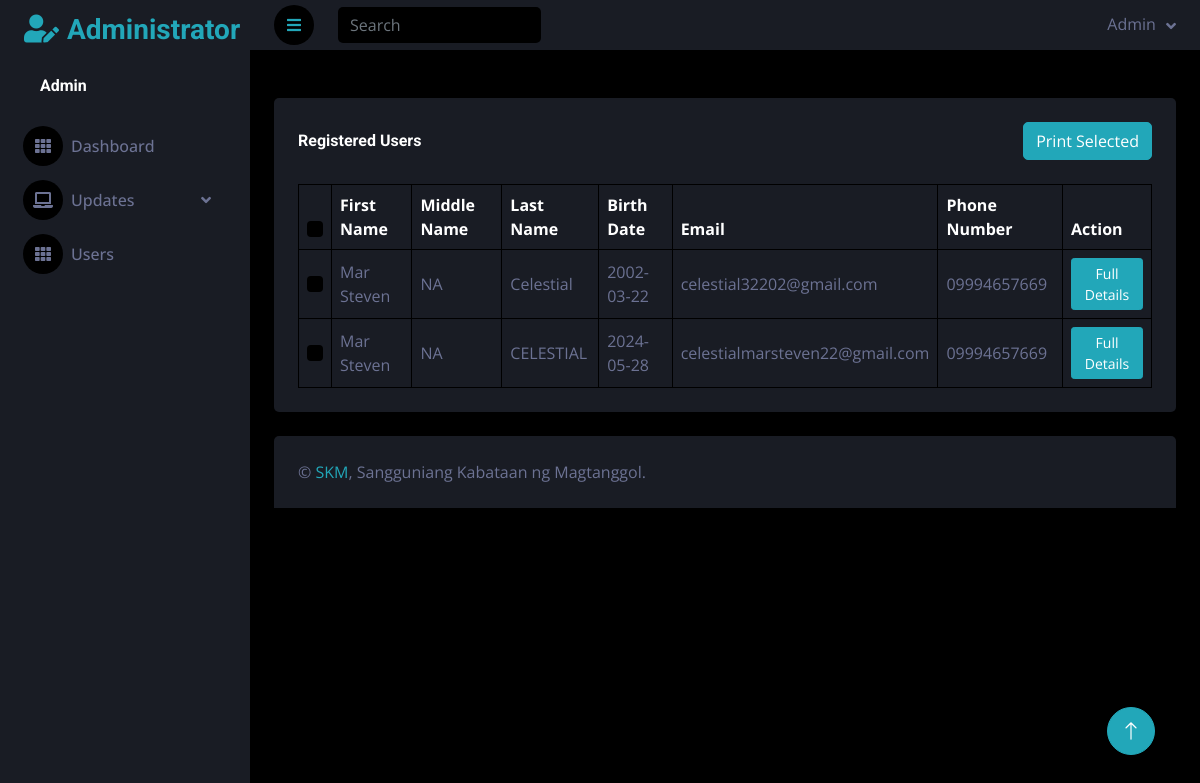
The app's page /newsupdate/admin/users-acc.php with its own data.
### tables this page shows
CREATE TABLE `users_creds` (
  `id_counter` int(11) NOT NULL,
  `email` varchar(255) NOT NULL,
  `hashed_password` varchar(255) NOT NULL,
  `first_name` varchar(255) NOT NULL,
  `middle_name` varchar(255) NOT NULL,
  `last_name` varchar(255) NOT NULL,
  `birth_date` date NOT NULL,
  `phone_number` varchar(255) NOT NULL,
  `verif_code` varchar(255) NOT NULL,
  `verif_token` varchar(255) NOT NULL,
  `acc_status` varchar(255) NOT NULL,
  `survey_confirm` varchar(255) NOT NULL
);

### newsupdate/admin/functions/call-functions.php (called while the page is built, shortened)
<?php
$conn = mysqli_connect(DB_HOST, DB_USER, DB_PASS, DB_NAME);
function getUserDetails() {
    global $conn;
    $sql = "SELECT * FROM users_creds";
    $result = $conn->query($sql);
    $users = [];
    if ($result->num_rows > 0) {
        while ($row = $result->fetch_assoc()) {
            $users[] = $row;
        }
    }
    return $users;
}
?>

### newsupdate/admin/users-acc.php (the view, shortened to what this page needs)
<?php
include('includes/header.php');
include('includes/navbar.php');
$users = getUserDetails();
?>
<div class="container-fluid pt-4 px-4">
    <div class="row g-4">
        <div class="bg-secondary text-center rounded p-4">
            <div class="d-flex align-items-center justify-content-between mb-4">
                <h6 class="mb-0">Registered Users</h6>
                <button id="printSelected" class="btn btn-primary">Print Selected</button>
            </div>
            <div class="table-responsive">
                <table class="table text-start align-middle table-bordered table-hover mb-0">
                    <thead>
                        <tr class="text-white">
                            <th scope="col"><input type="checkbox" class="form-check-input" id="selectAll"></th>
                            <th scope="col">First Name</th>
                            <th scope="col">Middle Name</th>
                            <th scope="col">Last Name</th>
                            <th scope="col">Birth Date</th>
                            <th scope="col">Email</th>
                            <th scope="col">Phone Number</th>
                            <th scope="col">Action</th>
                        </tr>
                    </thead>
                    <tbody>
                        <?php foreach ($users as $user) : ?>
                            <tr>
                                <td><input type="checkbox" class="userCheckbox form-check-input" value="<?php echo $user['id_counter']; ?>"></td>
                                <td><?php echo $user['first_name']; ?></td>
                                <td><?php echo $user['middle_name']; ?></td>
                                <td><?php echo $user['last_name']; ?></td>
                                <td><?php echo $user['birth_date']; ?></td>
                                <td><?php echo $user['email']; ?></td>
                                <td><?php echo $user['phone_number']; ?></td>
                                <td><a class="btn btn-sm btn-primary full-details-btn" href="#" data-user-email="<?php echo $user['email']; ?>">Full Details</a></td>
                            </tr>
                        <?php endforeach; ?>
                    </tbody>
                </table>
            </div>
        </div>
    </div>
</div>
<?php
include('includes/footer.php');
?>
</body>
</html>

### newsupdate/admin/css/style.css (style rules this page uses)
:root { --primary: #22a7b9; --secondary: #191C24; --light: #6C7293; --dark: #000000; --transition: all 300ms ease-in-out; }
.btn { transition: .5s; }

### records on screen
users_creds: first_name "Mar Steven", middle_name "NA", last_name "Celestial", birth_date "2002-03-22", email "celestial32202@gmail.com", phone_number "09994657669"
users_creds: first_name "Mar Steven", middle_name "NA", last_name "CELESTIAL", birth_date "2024-05-28", email "celestialmarsteven22@gmail.com", phone_number "09994657669"
